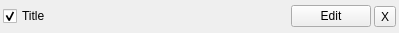
<ui version="4.0" >
 <class>SingleRegionShape</class>
 <widget class="QWidget" name="SingleRegionShape" >
  <property name="geometry" >
   <rect>
    <x>0</x>
    <y>0</y>
    <width>399</width>
    <height>33</height>
   </rect>
  </property>
  <property name="windowTitle" >
   <string>Single Region Shape</string>
  </property>
  <layout class="QHBoxLayout" >
   <property name="spacing" >
    <number>3</number>
   </property>
   <property name="leftMargin" >
    <number>3</number>
   </property>
   <property name="topMargin" >
    <number>3</number>
   </property>
   <property name="rightMargin" >
    <number>3</number>
   </property>
   <property name="bottomMargin" >
    <number>3</number>
   </property>
   <item>
    <widget class="QCheckBox" name="titleBox" >
     <property name="text" >
      <string>Title</string>
     </property>
     <property name="checked" >
      <bool>true</bool>
     </property>
    </widget>
   </item>
   <item>
    <spacer>
     <property name="orientation" >
      <enum>Qt::Horizontal</enum>
     </property>
     <property name="sizeHint" >
      <size>
       <width>40</width>
       <height>20</height>
      </size>
     </property>
    </spacer>
   </item>
   <item>
    <widget class="QPushButton" name="editButton" >
     <property name="text" >
      <string>Edit</string>
     </property>
    </widget>
   </item>
   <item>
    <widget class="QToolButton" name="deleteButton" >
     <property name="text" >
      <string>X</string>
     </property>
    </widget>
   </item>
  </layout>
 </widget>
 <resources/>
 <connections/>
</ui>
